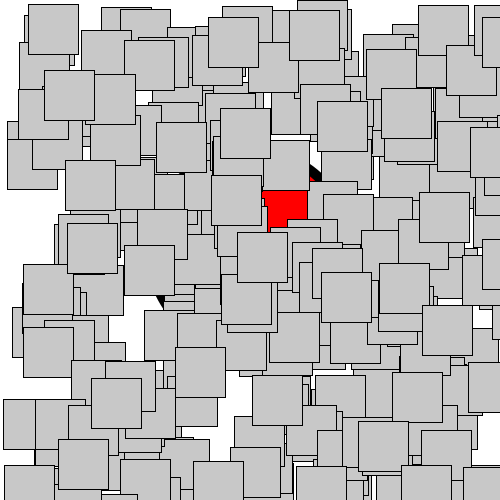
Frame 1 (no input)
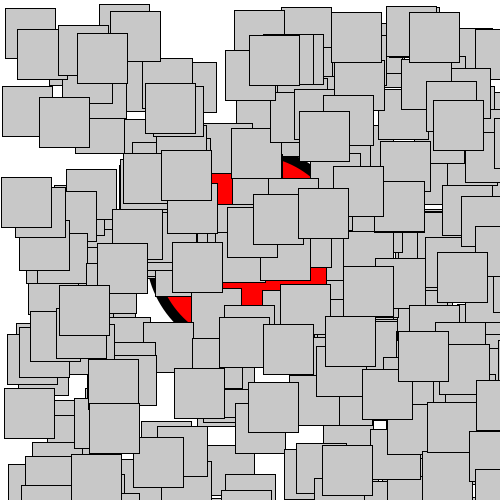
Frame 60 (the mouse pressed at the canvas centre just before this capture)
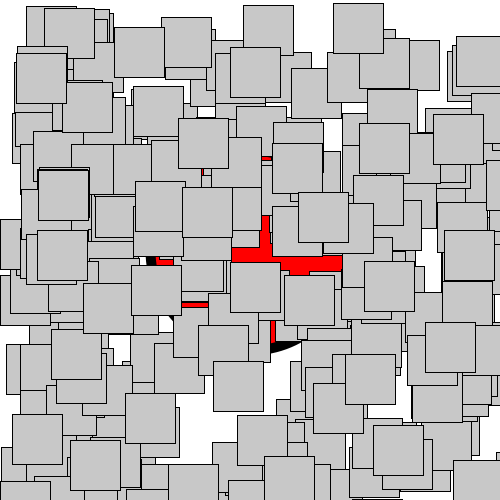
Frame 120 (the mouse held since frame 60 and released just before this capture)

The Processing sketch that drew these frames (run headless with seeded random() and noise(); from frame 60 on, the mouse is pressed at the canvas centre):

// Processing sketch: save_pgGraphic_2
// ── save_pgGraphic_2.pde
/*
Acá va otro método para grabar imagenes en mayor formato
 */

void setup() {
  size(500, 500);
  frameRate(10);
}

void draw() {
  background(255);
  smooth();
  strokeWeight(10);
  fill(255, 0, 0);
  ellipse(width/2, height/2, 200, 200);
  strokeWeight(1);
  fill(200);
  for (int i=0; i<250; i++) {
    rect(random(width), random(height), 50, 50);
  }
}

void keyPressed() {
  if (key == 's') {
    save("normal.png");
    saveHiRes(5); // cuantas veces mas grande?
    exit();
  }
}

void saveHiRes(int scaleFactor) {
  PGraphics hires = createGraphics(width*scaleFactor, height*scaleFactor, JAVA2D);
  beginRecord(hires); // comienza grabación en PGraphic
  hires.scale(scaleFactor);
  draw(); // llama a draw
  endRecord(); // termina grabación
  hires.save("hires.png"); // Salva archivo
}
